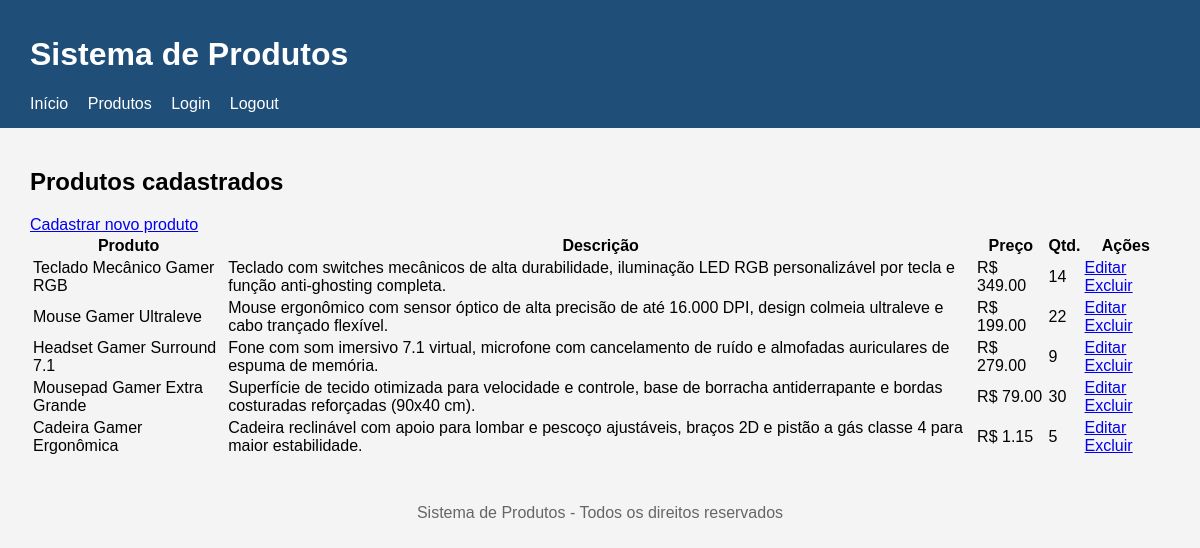
Page /produtos/listar.php (signed in) on the committed database.
### tables this page shows
CREATE TABLE `produtos` (
  `id` int(11) NOT NULL,
  `nome` varchar(100) NOT NULL,
  `descricao` varchar(255) NOT NULL,
  `preco` decimal(10,2) NOT NULL,
  `quantidade` int(11) NOT NULL
);

### produtos/listar.php (the view, shortened to what this page needs)
<?php
    require __DIR__ . '/../conexao.php';
    $sql = "SELECT * FROM produtos";
    $resultado = mysqli_query($conexao, $sql);
?>
<?php require __DIR__ . '/../cabecalho.php'; ?>
<main>
    <h2>Produtos cadastrados</h2>
    <a href="cadastrar.php">Cadastrar novo produto</a>
    <table>
        <tr>
            <th>Produto</th>
            <th>Descrição</th>
            <th>Preço</th>
            <th>Qtd.</th>
            <th>Ações</th>
        </tr>
        <?php while ($produto = mysqli_fetch_assoc($resultado)) { ?>
            <tr>
                <td><?php echo $produto['nome']; ?></td>
                <td><?php echo $produto['descricao']; ?></td>
                <td>R$ <?php echo $produto['preco']; ?></td>
                <td><?php echo $produto['quantidade']; ?></td>
                <td>
                    <a href="atualizar.php?id=<?php echo $produto['id'];
                    ?>">Editar</a>
                    <a href="excluir.php?id=<?php echo $produto['id'];
                    ?>">Excluir</a>
                </td>
            </tr>
        <?php } ?>
    </table>
</main>
<?php require __DIR__ . '/../rodape.php'; ?>

### cabecalho.php (shortened to what this page needs)
<?php
    $url = '/projeto-php/';
?>
<!DOCTYPE html>
<html lang="pt-br">
<head>
    <link rel="stylesheet" href="<?php echo $url; ?>css/style.css">
</head>
<body>
    <header>
        <h1>Sistema de Produtos</h1>
        <nav>
            <a href="<?php echo $url; ?>index.php">Início</a>
            <a href="<?php echo $url; ?>produtos/listar.php">Produtos</a>
            <a href="<?php echo $url; ?>login.php">Login</a>
            <a href="<?php echo $url; ?>logout.php">Logout</a>
        </nav>
    </header>

### rodape.php
    <footer>
    <p>Sistema de Produtos - Todos os direitos reservados</p>
    </footer>
</body>
</html>

### css/style.css (style rules this page uses)
body { font-family: Arial, sans-serif; margin: 0; background-color: #f4f4f4; }
header { background-color: #1f4e79; color: white; padding: 15px 30px; }
header nav a { color: white; margin-right: 15px; text-decoration: none; }
main { padding: 20px 30px; }
footer { text-align: center; padding: 10px; color: #666; }

### rows in the picture
produtos: nome "Teclado Mecânico Gamer RGB", descricao "Teclado com switches mecânicos de alta durabilidade, iluminação LED RGB personalizável por tecla e função anti-ghosting completa.", preco "349.00", quantidade "14"
produtos: nome "Mouse Gamer Ultraleve", descricao "Mouse ergonômico com sensor óptico de alta precisão de até 16.000 DPI, design colmeia ultraleve e cabo trançado flexível.", preco "199.00", quantidade "22"
produtos: nome "Headset Gamer Surround 7.1", descricao "Fone com som imersivo 7.1 virtual, microfone com cancelamento de ruído e almofadas auriculares de espuma de memória.", preco "279.00", quantidade "9"
produtos: nome "Mousepad Gamer Extra Grande", descricao "Superfície de tecido otimizada para velocidade e controle, base de borracha antiderrapante e bordas costuradas reforçadas (90x40 cm).", preco "79.00", quantidade "30"
produtos: nome "Cadeira Gamer Ergonômica", descricao "Cadeira reclinável com apoio para lombar e pescoço ajustáveis, braços 2D e pistão a gás classe 4 para maior estabilidade.", preco "1.15", quantidade "5"
